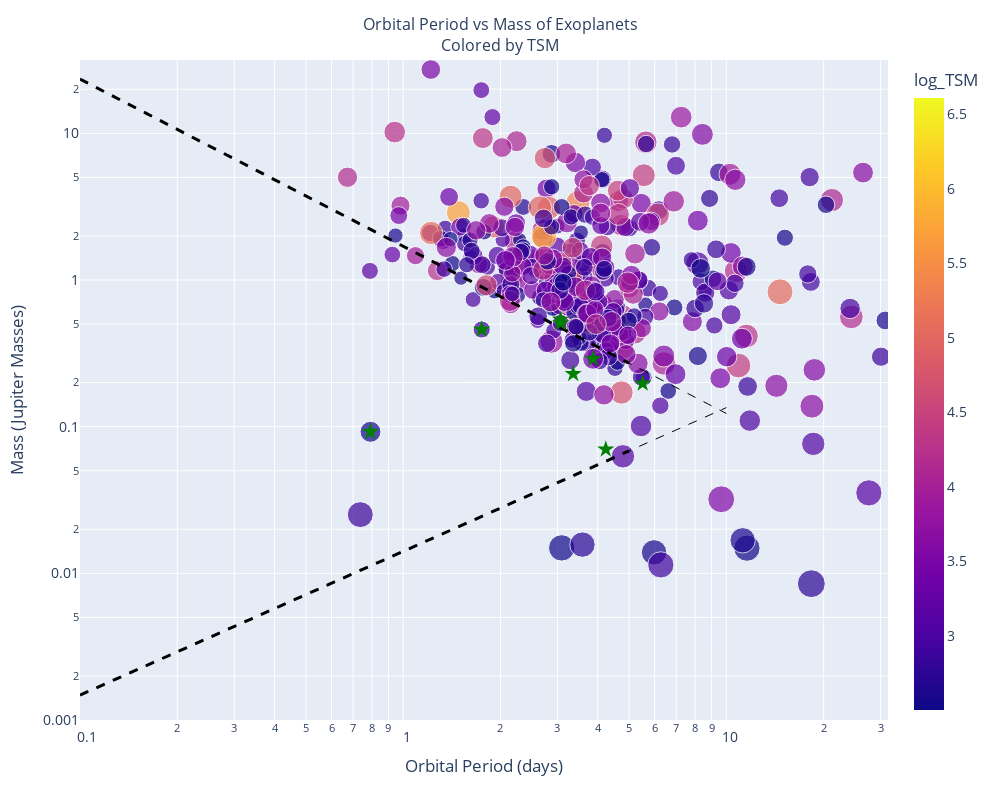

The code cell stored with this chart in its notebook:
### Markdown cell above
# Filtrando por TSM

### Code cell
# Create the interactive plot
# Filter the DataFrame to only include rows with log_TSM > 2.5
filtered_df_cut = filtered_df[filtered_df['log_TSM'] > 2.5]
# Calculate the size array for the markers
default_size = 16  # Default size for null values
size_array = 17 - filtered_df_cut['sy_vmag'].fillna(default_size)
# Convert all values below 1 to 1
size_array = np.where(size_array < 1, 1, size_array)

# Your scatter plot using log-transformed 'TSM' for coloring
fig = px.scatter(filtered_df_cut, x='pl_orbper', y='pl_bmassj', color='log_TSM', hover_data=['pl_name'], size=size_array)
fig.update_xaxes(type='log', range=[np.log10(10**-1), np.log10(10**1.5)])  # Logarithmic range for x
fig.update_yaxes(type='log', range=[np.log10(10**-3), np.log10(10**1.5)])  # Logarithmic range for y


# Your lines data on linear scale
x = np.linspace(10**-1, 5, 100)  # Corresponding to original np.linspace(-1, np.log10(5))
x2 = np.linspace(10**-1, 10, 100)  # Corresponding to original np.linspace(-1, np.log10(10))
# Mazeh, T., Holczer, T., & Faigler, S. (2016). 
# Dearth of short-period Neptunian exoplanets - a desert in period-mass and period-radius planes. 
# Astronomy & Astrophysics, 589, A75. https://dx.doi.org/10.1051/0004-6361/201528065
# Calculate y-values based on x-values
y1 = x**(-1.14) * 10**0.23
y2 = x2**(-1.14) * 10**0.23
y3 = x**(0.98) * 10**(-1.85)
y4 = x2**(0.98) * 10**(-1.85)


# Add lines to the existing figure
import plotly.graph_objects as go
fig.add_trace(go.Scatter(x=x, y=y1, mode='lines', line=dict(color='black', dash='dash', width=3), showlegend=False))
fig.add_trace(go.Scatter(x=x2, y=y2, mode='lines', line=dict(color='black', dash='dash', width=1), showlegend=False))
fig.add_trace(go.Scatter(x=x, y=y3, mode='lines', line=dict(color='black', dash='dash', width=3), showlegend=False))
fig.add_trace(go.Scatter(x=x2, y=y4, mode='lines', line=dict(color='black', dash='dash', width=1), showlegend=False))


# Filter the DataFrame to include only the specified names
star_names = ['WASP-69 b', 'WASP-52 b', 'HAT-P-18 b', 'WASP-80 b', 'WASP-177 b', 'HAT-P-26 b', 'NGTS-5 b', 'LTT 9779 b']
star_df = filtered_df[filtered_df['pl_name'].isin(star_names)]

# Add a scatter trace with star markers for these points
fig.add_trace(go.Scatter(
    x=star_df['pl_orbper'],
    y=star_df['pl_bmassj'],
    mode='markers',
    marker=dict(
        symbol='star',  # Set marker shape as star
        size=13,        # Marker size
        color='green'     # Marker color
    ),
    customdata=np.stack((star_df['pl_name'], star_df['pl_bmassj'], star_df['pl_orbper'], star_df['log_TSM']), axis=1),
    hovertemplate=
        "Star: %{customdata[0]}<br>" +
        "Mass: %{customdata[1]} Jupiter Masses<br>" +
        "Orbital Period: %{customdata[2]} days<br>" +
        "TSM: %{customdata[3]}",
    showlegend=False  # Remove this trace from the legend
))



# Update layout for axis labels and title
fig.update_layout(
    xaxis_title='Orbital Period (days)',
    yaxis_title='Mass (Jupiter Masses)',
    title={
        'text': 'Orbital Period vs Mass of Exoplanets<br>Colored by TSM',
        'x': 0.5,  # Center the title
        'xanchor': 'center',
        'yanchor': 'top'
    },
    font=dict(
        size=14  # This will set the font size for both axis labels
    ),
    title_font=dict(
        size=16  # This sets the font size for the title
    ),
    width=1000,  # Width in pixels
    height=800   # Height in pixels
)

### Figure 1 — Plotly figure (JSON) as saved in the notebook; plotly's stock layout.template omitted (floating-point values rounded to 4 significant figures; data arrays with more than 128 entries replaced by an {"elided": "..."} marker saying what was removed)
{"data": [{"customdata": {"elided": "448x1 str values"}, "hovertemplate": "pl_orbper=%{x}<br>pl_bmassj=%{y}<br>size=%{marker.size}<br>pl_name=%{customdata[0]}<br>log_TSM=%{marker.color}<extra></extra>", "legendgroup": "", "marker": {"color": {"elided": "448 float values"}, "coloraxis": "coloraxis", "size": {"elided": "448 float values"}, "sizemode": "area", "sizeref": 0.03288, "symbol": "circle"}, "mode": "markers", "name": "", "orientation": "v", "showlegend": false, "type": "scatter", "x": {"elided": "448 float values"}, "xaxis": "x", "y": {"elided": "448 float values"}, "yaxis": "y"}, {"line": {"color": "black", "dash": "dash", "width": 3}, "mode": "lines", "showlegend": false, "type": "scatter", "x": [0.1, 0.1495, 0.199, 0.2485, 0.298, 0.3475, 0.397, 0.4465, 0.496, 0.5455, 0.5949, 0.6444, 0.6939, 0.7434, 0.7929, 0.8424, 0.8919, 0.9414, 0.9909, 1.04, 1.09, 1.139, 1.189, 1.238, 1.288, 1.337, 1.387, 1.436, 1.486, 1.535, 1.585, 1.634, 1.684, 1.733, 1.783, 1.832, 1.882, 1.931, 1.981, 2.03, 2.08, 2.129, 2.179, 2.228, 2.278, 2.327, 2.377, 2.426, 2.476, 2.525, 2.575, 2.624, 2.674, 2.723, 2.773, 2.822, 2.872, 2.921, 2.971, 3.02, 3.07, 3.119, 3.169, 3.218, 3.268, 3.317, 3.367, 3.416, 3.466, 3.515, 3.565, 3.614, 3.664, 3.713, 3.763, 3.812, 3.862, 3.911, 3.961, 4.01, 4.06, 4.109, 4.159, 4.208, 4.258, 4.307, 4.357, 4.406, 4.456, 4.505, 4.555, 4.604, 4.654, 4.703, 4.753, 4.802, 4.852, 4.901, 4.951, 5], "y": [23.44, 14.82, 10.7, 8.305, 6.752, 5.667, 4.869, 4.258, 3.777, 3.389, 3.07, 2.802, 2.576, 2.381, 2.212, 2.065, 1.935, 1.819, 1.716, 1.623, 1.539, 1.463, 1.394, 1.331, 1.273, 1.219, 1.17, 1.124, 1.081, 1.042, 1.005, 0.97, 0.9376, 0.9071, 0.8785, 0.8515, 0.826, 0.8019, 0.7791, 0.7575, 0.737, 0.7175, 0.6989, 0.6813, 0.6644, 0.6483, 0.633, 0.6183, 0.6042, 0.5907, 0.5778, 0.5654, 0.5535, 0.542, 0.531, 0.5204, 0.5102, 0.5003, 0.4908, 0.4817, 0.4728, 0.4643, 0.456, 0.448, 0.4403, 0.4328, 0.4256, 0.4186, 0.4118, 0.4052, 0.3988, 0.3925, 0.3865, 0.3806, 0.3749, 0.3694, 0.364, 0.3587, 0.3536, 0.3487, 0.3438, 0.3391, 0.3345, 0.33, 0.3257, 0.3214, 0.3172, 0.3132, 0.3092, 0.3053, 0.3016, 0.2979, 0.2943, 0.2907, 0.2873, 0.2839, 0.2806, 0.2774, 0.2742, 0.2711]}, {"line": {"color": "black", "dash": "dash", "width": 1}, "mode": "lines", "showlegend": false, "type": "scatter", "x": [0.1, 0.2, 0.3, 0.4, 0.5, 0.6, 0.7, 0.8, 0.9, 1, 1.1, 1.2, 1.3, 1.4, 1.5, 1.6, 1.7, 1.8, 1.9, 2, 2.1, 2.2, 2.3, 2.4, 2.5, 2.6, 2.7, 2.8, 2.9, 3.0, 3.1, 3.2, 3.3, 3.4, 3.5, 3.6, 3.7, 3.8, 3.9, 4, 4.1, 4.2, 4.3, 4.4, 4.5, 4.6, 4.7, 4.8, 4.9, 5, 5.1, 5.2, 5.3, 5.4, 5.5, 5.6, 5.7, 5.8, 5.9, 6, 6.1, 6.2, 6.3, 6.4, 6.5, 6.6, 6.7, 6.8, 6.9, 7, 7.1, 7.2, 7.3, 7.4, 7.5, 7.6, 7.7, 7.8, 7.9, 8, 8.1, 8.2, 8.3, 8.4, 8.5, 8.6, 8.7, 8.8, 8.9, 9, 9.1, 9.2, 9.3, 9.4, 9.5, 9.6, 9.7, 9.8, 9.9, 10], "y": [23.44, 10.64, 6.7, 4.827, 3.743, 3.04, 2.55, 2.19, 1.915, 1.698, 1.523, 1.38, 1.259, 1.157, 1.07, 0.9938, 0.9274, 0.8689, 0.817, 0.7706, 0.7289, 0.6913, 0.6571, 0.626, 0.5975, 0.5714, 0.5473, 0.5251, 0.5045, 0.4854, 0.4676, 0.451, 0.4354, 0.4208, 0.4072, 0.3943, 0.3822, 0.3707, 0.3599, 0.3497, 0.34, 0.3307, 0.322, 0.3137, 0.3057, 0.2982, 0.2909, 0.284, 0.2774, 0.2711, 0.2651, 0.2593, 0.2537, 0.2484, 0.2432, 0.2383, 0.2335, 0.2289, 0.2245, 0.2202, 0.2161, 0.2122, 0.2083, 0.2046, 0.201, 0.1976, 0.1942, 0.191, 0.1878, 0.1848, 0.1818, 0.1789, 0.1761, 0.1734, 0.1708, 0.1682, 0.1657, 0.1633, 0.161, 0.1587, 0.1564, 0.1543, 0.1521, 0.1501, 0.1481, 0.1461, 0.1442, 0.1423, 0.1405, 0.1387, 0.137, 0.1353, 0.1336, 0.132, 0.1304, 0.1289, 0.1274, 0.1259, 0.1244, 0.123]}, {"line": {"color": "black", "dash": "dash", "width": 3}, "mode": "lines", "showlegend": false, "type": "scatter", "x": [0.1, 0.1495, 0.199, 0.2485, 0.298, 0.3475, 0.397, 0.4465, 0.496, 0.5455, 0.5949, 0.6444, 0.6939, 0.7434, 0.7929, 0.8424, 0.8919, 0.9414, 0.9909, 1.04, 1.09, 1.139, 1.189, 1.238, 1.288, 1.337, 1.387, 1.436, 1.486, 1.535, 1.585, 1.634, 1.684, 1.733, 1.783, 1.832, 1.882, 1.931, 1.981, 2.03, 2.08, 2.129, 2.179, 2.228, 2.278, 2.327, 2.377, 2.426, 2.476, 2.525, 2.575, 2.624, 2.674, 2.723, 2.773, 2.822, 2.872, 2.921, 2.971, 3.02, 3.07, 3.119, 3.169, 3.218, 3.268, 3.317, 3.367, 3.416, 3.466, 3.515, 3.565, 3.614, 3.664, 3.713, 3.763, 3.812, 3.862, 3.911, 3.961, 4.01, 4.06, 4.109, 4.159, 4.208, 4.258, 4.307, 4.357, 4.406, 4.456, 4.505, 4.555, 4.604, 4.654, 4.703, 4.753, 4.802, 4.852, 4.901, 4.951, 5], "y": [0.001479, 0.002193, 0.002903, 0.003609, 0.004312, 0.005013, 0.005712, 0.006409, 0.007105, 0.007799, 0.008492, 0.009183, 0.009874, 0.01056, 0.01125, 0.01194, 0.01263, 0.01331, 0.014, 0.01468, 0.01537, 0.01605, 0.01674, 0.01742, 0.0181, 0.01878, 0.01946, 0.02014, 0.02082, 0.0215, 0.02218, 0.02286, 0.02354, 0.02422, 0.02489, 0.02557, 0.02625, 0.02692, 0.0276, 0.02828, 0.02895, 0.02963, 0.0303, 0.03097, 0.03165, 0.03232, 0.033, 0.03367, 0.03434, 0.03502, 0.03569, 0.03636, 0.03703, 0.0377, 0.03838, 0.03905, 0.03972, 0.04039, 0.04106, 0.04173, 0.0424, 0.04307, 0.04374, 0.04441, 0.04508, 0.04575, 0.04641, 0.04708, 0.04775, 0.04842, 0.04909, 0.04976, 0.05042, 0.05109, 0.05176, 0.05243, 0.05309, 0.05376, 0.05443, 0.05509, 0.05576, 0.05642, 0.05709, 0.05776, 0.05842, 0.05909, 0.05975, 0.06042, 0.06108, 0.06175, 0.06241, 0.06308, 0.06374, 0.06441, 0.06507, 0.06573, 0.0664, 0.06706, 0.06773, 0.06839]}, {"line": {"color": "black", "dash": "dash", "width": 1}, "mode": "lines", "showlegend": false, "type": "scatter", "x": [0.1, 0.2, 0.3, 0.4, 0.5, 0.6, 0.7, 0.8, 0.9, 1, 1.1, 1.2, 1.3, 1.4, 1.5, 1.6, 1.7, 1.8, 1.9, 2, 2.1, 2.2, 2.3, 2.4, 2.5, 2.6, 2.7, 2.8, 2.9, 3.0, 3.1, 3.2, 3.3, 3.4, 3.5, 3.6, 3.7, 3.8, 3.9, 4, 4.1, 4.2, 4.3, 4.4, 4.5, 4.6, 4.7, 4.8, 4.9, 5, 5.1, 5.2, 5.3, 5.4, 5.5, 5.6, 5.7, 5.8, 5.9, 6, 6.1, 6.2, 6.3, 6.4, 6.5, 6.6, 6.7, 6.8, 6.9, 7, 7.1, 7.2, 7.3, 7.4, 7.5, 7.6, 7.7, 7.8, 7.9, 8, 8.1, 8.2, 8.3, 8.4, 8.5, 8.6, 8.7, 8.8, 8.9, 9, 9.1, 9.2, 9.3, 9.4, 9.5, 9.6, 9.7, 9.8, 9.9, 10], "y": [0.001479, 0.002917, 0.004341, 0.005755, 0.007161, 0.008562, 0.009959, 0.01135, 0.01274, 0.01413, 0.01551, 0.01689, 0.01827, 0.01964, 0.02102, 0.02239, 0.02376, 0.02513, 0.0265, 0.02786, 0.02923, 0.03059, 0.03195, 0.03331, 0.03467, 0.03603, 0.03739, 0.03874, 0.0401, 0.04146, 0.04281, 0.04416, 0.04551, 0.04687, 0.04822, 0.04957, 0.05091, 0.05226, 0.05361, 0.05496, 0.0563, 0.05765, 0.05899, 0.06034, 0.06168, 0.06302, 0.06437, 0.06571, 0.06705, 0.06839, 0.06973, 0.07107, 0.07241, 0.07375, 0.07509, 0.07642, 0.07776, 0.0791, 0.08043, 0.08177, 0.0831, 0.08444, 0.08577, 0.08711, 0.08844, 0.08977, 0.09111, 0.09244, 0.09377, 0.0951, 0.09643, 0.09777, 0.0991, 0.1004, 0.1018, 0.1031, 0.1044, 0.1057, 0.1071, 0.1084, 0.1097, 0.1111, 0.1124, 0.1137, 0.115, 0.1164, 0.1177, 0.119, 0.1203, 0.1217, 0.123, 0.1243, 0.1256, 0.127, 0.1283, 0.1296, 0.1309, 0.1323, 0.1336, 0.1349]}, {"customdata": [["HAT-P-18 b", 0.197, 5.508, 2.174], ["HAT-P-26 b", 0.07, 4.235, 1.985], ["LTT 9779 b", 0.09225, 0.7921, 2.543], ["NGTS-5 b", 0.229, 3.357, 1.918], ["WASP-177 b", 0.508, 3.072, 3.018], ["WASP-52 b", 0.46, 1.75, 2.843], ["WASP-69 b", 0.29, 3.868, 3.46], ["WASP-80 b", 0.538, 3.068, 2.468]], "hovertemplate": "Star: %{customdata[0]}<br>Mass: %{customdata[1]} Jupiter Masses<br>Orbital Period: %{customdata[2]} days<br>TSM: %{customdata[3]}", "marker": {"color": "green", "size": 13, "symbol": "star"}, "mode": "markers", "showlegend": false, "type": "scatter", "x": [5.508, 4.235, 0.7921, 3.357, 3.072, 1.75, 3.868, 3.068], "y": [0.197, 0.07, 0.09225, 0.229, 0.508, 0.46, 0.29, 0.538]}], "layout": {"coloraxis": {"colorbar": {"title": {"text": "log_TSM"}}, "colorscale": [[0, "#0d0887"], [0.1111, "#46039f"], [0.2222, "#7201a8"], [0.3333, "#9c179e"], [0.4444, "#bd3786"], [0.5556, "#d8576b"], [0.6667, "#ed7953"], [0.7778, "#fb9f3a"], [0.8889, "#fdca26"], [1, "#f0f921"]]}, "font": {"size": 14}, "height": 800, "legend": {"itemsizing": "constant", "tracegroupgap": 0}, "margin": {"t": 60}, "title": {"font": {"size": 16}, "text": "Orbital Period vs Mass of Exoplanets<br>Colored by TSM", "x": 0.5, "xanchor": "center", "yanchor": "top"}, "width": 1000, "xaxis": {"anchor": "y", "domain": [0, 1], "range": [-1, 1.5], "title": {"text": "Orbital Period (days)"}, "type": "log"}, "yaxis": {"anchor": "x", "domain": [0, 1], "range": [-3, 1.5], "title": {"text": "Mass (Jupiter Masses)"}, "type": "log"}}}
